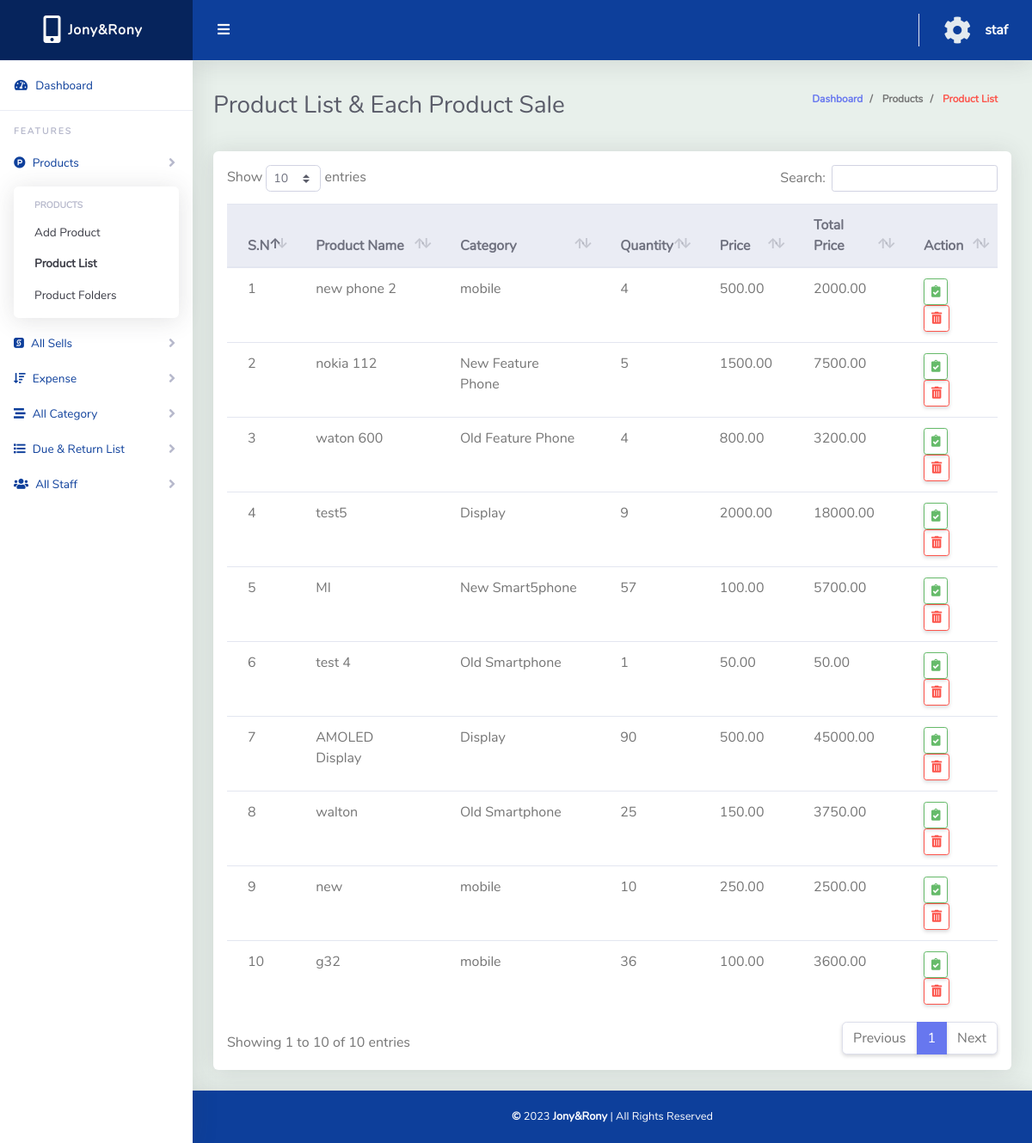
The app's page /product_list.php (signed in) with its own data.
### tables this page shows
CREATE TABLE `tbl_product` (
  `product_id` int(11) NOT NULL,
  `product_name` varchar(255) NOT NULL,
  `cat_id` int(11) NOT NULL,
  `product_qty` int(11) NOT NULL,
  `product_price` float(11,2) NOT NULL,
  `product_total` float(11,2) NOT NULL
);

CREATE TABLE `tbl_category` (
  `cat_id` int(11) NOT NULL,
  `category` varchar(64) NOT NULL
);

### classes/product.php (called while the page is built, shortened)
<?php
$filepath = realpath(dirname(__FILE__));
include_once($filepath . '/../lib/Database.php');
include_once($filepath . '/../lib/Query.php');
class Product
{
    private $qu;
    public function __construct()
    {
        $this->qu = new Query();
    }
    public function GetAllPdById()
    {
        $query = "SELECT p.*, c.category FROM
        tbl_product AS p, tbl_category AS c WHERE p.cat_id = c.cat_id
        ORDER BY p.product_id desc";
        $result = $this->qu->select($query);
        return $result;
    }
}

### lib/Database.php (called while the page is built, shortened)
<?php
class Database
{
	public $host   = DB_HOST;
	public $user   = DB_USER;
	public $pass   = DB_PASS;
	public $dbname = DB_NAME;
	private function connectDB()
	{
		$this->link = new mysqli($this->host, $this->user, $this->pass, $this->dbname);
	}
}

### lib/Query.php (called while the page is built, shortened)
<?php
$filepath = realpath(dirname(__FILE__));
include_once($filepath . '/Database.php');
class Query extends Database{
	public function select($query)
	{
		$result = $this->link->query($query) or die($this->link->error . __LINE__);
		if ($result->num_rows > 0) {
			return $result;
		} else {
			return false;
		}
	}
}
?>

### product_list.php (the view, shortened to what this page needs)
<?php
$filepath = realpath(dirname(__FILE__));
include_once($filepath . '/inc/header.php');
?>
<div class="container-fluid" id="container-wrapper">
  <div class="d-sm-flex align-items-center justify-content-between mb-4">
    <h1 class="h3 mb-0 text-gray-800">Product List & Each Product Sale</h1>
    <ol class="breadcrumb">
      <li class="breadcrumb-item">
        <a href="dashboard.php" class="text-decoration-none">Dashboard</a>
      </li>
      <li class="breadcrumb-item">
        Products
      </li>
      <li class="breadcrumb-item text-danger" aria-current="page">
        Product List
      </li>
    </ol>
  </div>
  <div class="row">
    <div class="col-lg-12">
      <div class="card mb-4">
        <div class="table-responsive p-3">
          <table class="table align-items-center table-flush table-hover" id="dataTableHover">
            <thead class="thead-light">
              <tr>
                <th>S.N</th>
                <th>Product Name</th>
                <th>Category</th>
                <th>Quantity</th>
                <th>Price</th>
                <th>Total Price</th>
                <th>Action</th>
              </tr>
            </thead>
            <tbody>
              <?php
              $getpd = $pd->GetAllPdById();
              if ($getpd) {
                $i = 0;
                while ($result = $getpd->fetch_assoc()) {
                  $i++;
              ?>
                  <tr>
                    <td><?php echo $i; ?></td>
                    <td><?php echo $result['product_name']; ?></td>
                    <td><?php echo $result['category']; ?></td>
                    <td><?php echo $result['product_qty']; ?></td>
                    <td><?php echo $result['product_price']; ?></td>
                    <td><?php echo $result['product_total']; ?></td>
                    <td>
                      <a onclick="return confirm('READY TO SALE !');" href="new_sale.php?sale_id=<?php echo $result['product_id']; ?>" class="btn btn-sm btn-outline-success"data-toggle="tooltip" data-placement="top" title="Sale"><i class="fas fa-clipboard-check"></i></a>
                      <a onclick="return confirm('Are You Sure To Delete !');" href="?delproduct=<?php echo $result['product_id']; ?>" class="btn btn-sm btn-outline-danger" data-toggle="tooltip" data-placement="top" title="Delete"><i class="fas fa-trash-alt"></i></a>
                    </td>
                  </tr>
              <?php }
              } ?>
            </tbody>
          </table>
        </div>
      </div>
    </div>
  </div>
</div>
<?php
include_once($filepath . '/inc/footer.php');
?>

### records on screen
tbl_product: product_name "new phone 2", cat.category "mobile", product_qty "4", product_price "500.00", product_total "2000.00"
tbl_product: product_name "nokia 112", cat.category "New Feature Phone", product_qty "5", product_price "1500.00", product_total "7500.00"
tbl_product: product_name "waton 600", cat.category "Old Feature Phone", product_qty "4", product_price "800.00", product_total "3200.00"
tbl_product: product_name "test5", cat.category "Display", product_qty "9", product_price "2000.00", product_total "18000.00"
tbl_product: product_name "MI", cat.category "New Smart5phone", product_qty "57", product_price "100.00", product_total "5700.00"
tbl_product: product_name "test 4", cat.category "Old Smartphone", product_qty "1", product_price "50.00", product_total "50.00"
tbl_product: product_name "AMOLED Display", cat.category "Display", product_qty "90", product_price "500.00", product_total "45000.00"
tbl_product: product_name "walton", cat.category "Old Smartphone", product_qty "25", product_price "150.00", product_total "3750.00"
tbl_product: product_name "new", cat.category "mobile", product_qty "10", product_price "250.00", product_total "2500.00"
tbl_product: product_name "g32", cat.category "mobile", product_qty "36", product_price "100.00", product_total "3600.00"

### other values on screen
Session::get("user") "staf"
